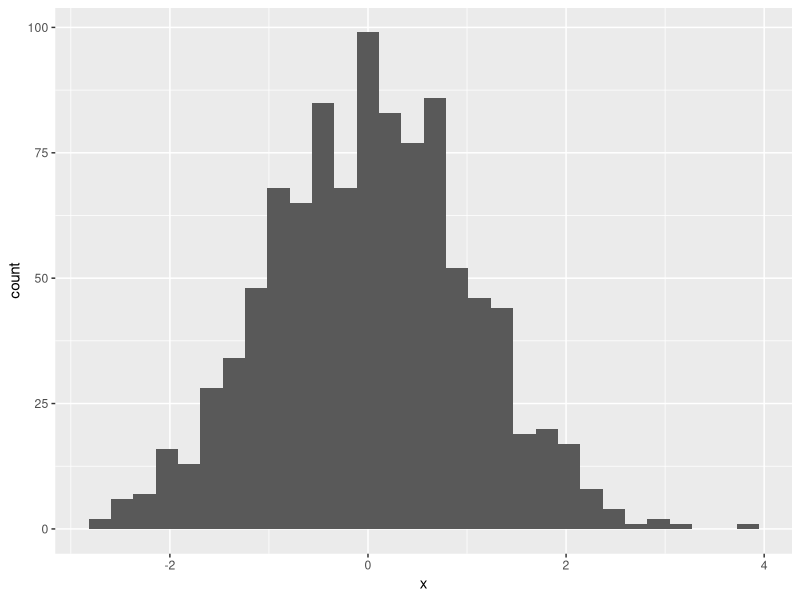

This chart was generated by the following R code:
library(ggplot2)

dt <- data.frame(1:1000, x = rnorm(1000))

g <- ggplot(dt, aes(x)) + geom_histogram()

ggsave("figure.png", g)
